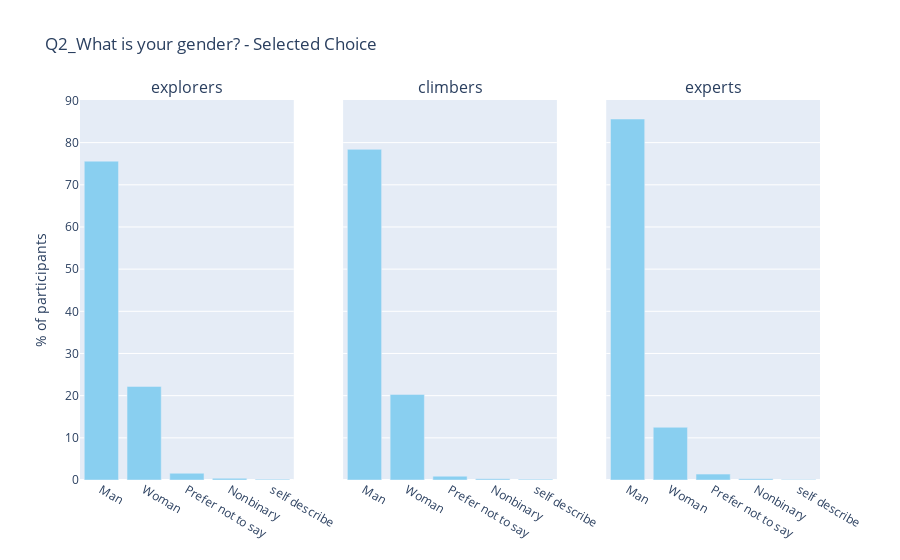

This figure's notebook cell:
### Markdown cell above
The age distribution of explorers and climbers look alike - the younger the group, the more number of its participants. Experts are a bit more older than the other two, with the 22-59 year old group taking up the highest share of participants.

### Code cell
plot_bar_rank(binary_data, "Gender",10)

### Figure 1 — Plotly figure (JSON) as saved in the notebook; plotly's stock layout.template omitted (floating-point values rounded to 4 significant figures)
{"data": [{"marker": {"color": "#89CFF0"}, "name": "", "type": "bar", "x": ["Man"], "xaxis": "x", "y": [75.6], "yaxis": "y"}, {"marker": {"color": "#89CFF0"}, "name": "", "type": "bar", "x": ["Woman"], "xaxis": "x", "y": [22.2], "yaxis": "y"}, {"marker": {"color": "#89CFF0"}, "name": "", "type": "bar", "x": ["Prefer not to say"], "xaxis": "x", "y": [1.6], "yaxis": "y"}, {"marker": {"color": "#89CFF0"}, "name": "", "type": "bar", "x": ["Nonbinary"], "xaxis": "x", "y": [0.4], "yaxis": "y"}, {"marker": {"color": "#89CFF0"}, "name": "", "type": "bar", "x": ["self describe"], "xaxis": "x", "y": [0.2], "yaxis": "y"}, {"marker": {"color": "#89CFF0"}, "name": "", "type": "bar", "x": ["Man"], "xaxis": "x2", "y": [78.4], "yaxis": "y2"}, {"marker": {"color": "#89CFF0"}, "name": "", "type": "bar", "x": ["Woman"], "xaxis": "x2", "y": [20.3], "yaxis": "y2"}, {"marker": {"color": "#89CFF0"}, "name": "", "type": "bar", "x": ["Prefer not to say"], "xaxis": "x2", "y": [0.9], "yaxis": "y2"}, {"marker": {"color": "#89CFF0"}, "name": "", "type": "bar", "x": ["Nonbinary"], "xaxis": "x2", "y": [0.3], "yaxis": "y2"}, {"marker": {"color": "#89CFF0"}, "name": "", "type": "bar", "x": ["self describe"], "xaxis": "x2", "y": [0.2], "yaxis": "y2"}, {"marker": {"color": "#89CFF0"}, "name": "", "type": "bar", "x": ["Man"], "xaxis": "x3", "y": [85.6], "yaxis": "y3"}, {"marker": {"color": "#89CFF0"}, "name": "", "type": "bar", "x": ["Woman"], "xaxis": "x3", "y": [12.5], "yaxis": "y3"}, {"marker": {"color": "#89CFF0"}, "name": "", "type": "bar", "x": ["Prefer not to say"], "xaxis": "x3", "y": [1.4], "yaxis": "y3"}, {"marker": {"color": "#89CFF0"}, "name": "", "type": "bar", "x": ["Nonbinary"], "xaxis": "x3", "y": [0.3], "yaxis": "y3"}, {"marker": {"color": "#89CFF0"}, "name": "", "type": "bar", "x": ["self describe"], "xaxis": "x3", "y": [0.1], "yaxis": "y3"}], "layout": {"annotations": [{"font": {"size": 16}, "showarrow": false, "text": "explorers", "x": 0.1444, "xanchor": "center", "xref": "paper", "y": 1, "yanchor": "bottom", "yref": "paper"}, {"font": {"size": 16}, "showarrow": false, "text": "climbers", "x": 0.5, "xanchor": "center", "xref": "paper", "y": 1, "yanchor": "bottom", "yref": "paper"}, {"font": {"size": 16}, "showarrow": false, "text": "experts", "x": 0.8556, "xanchor": "center", "xref": "paper", "y": 1, "yanchor": "bottom", "yref": "paper"}], "showlegend": false, "title": {"text": "Q2_What is your gender? - Selected Choice"}, "xaxis": {"anchor": "y", "domain": [0, 0.2889]}, "xaxis2": {"anchor": "y2", "domain": [0.3556, 0.6444]}, "xaxis3": {"anchor": "y3", "domain": [0.7111, 1]}, "yaxis": {"anchor": "x", "domain": [0, 1], "title": {"text": "% of participants"}}, "yaxis2": {"anchor": "x2", "domain": [0, 1], "matches": "y", "showticklabels": false}, "yaxis3": {"anchor": "x3", "domain": [0, 1], "matches": "y", "showticklabels": false}}}
